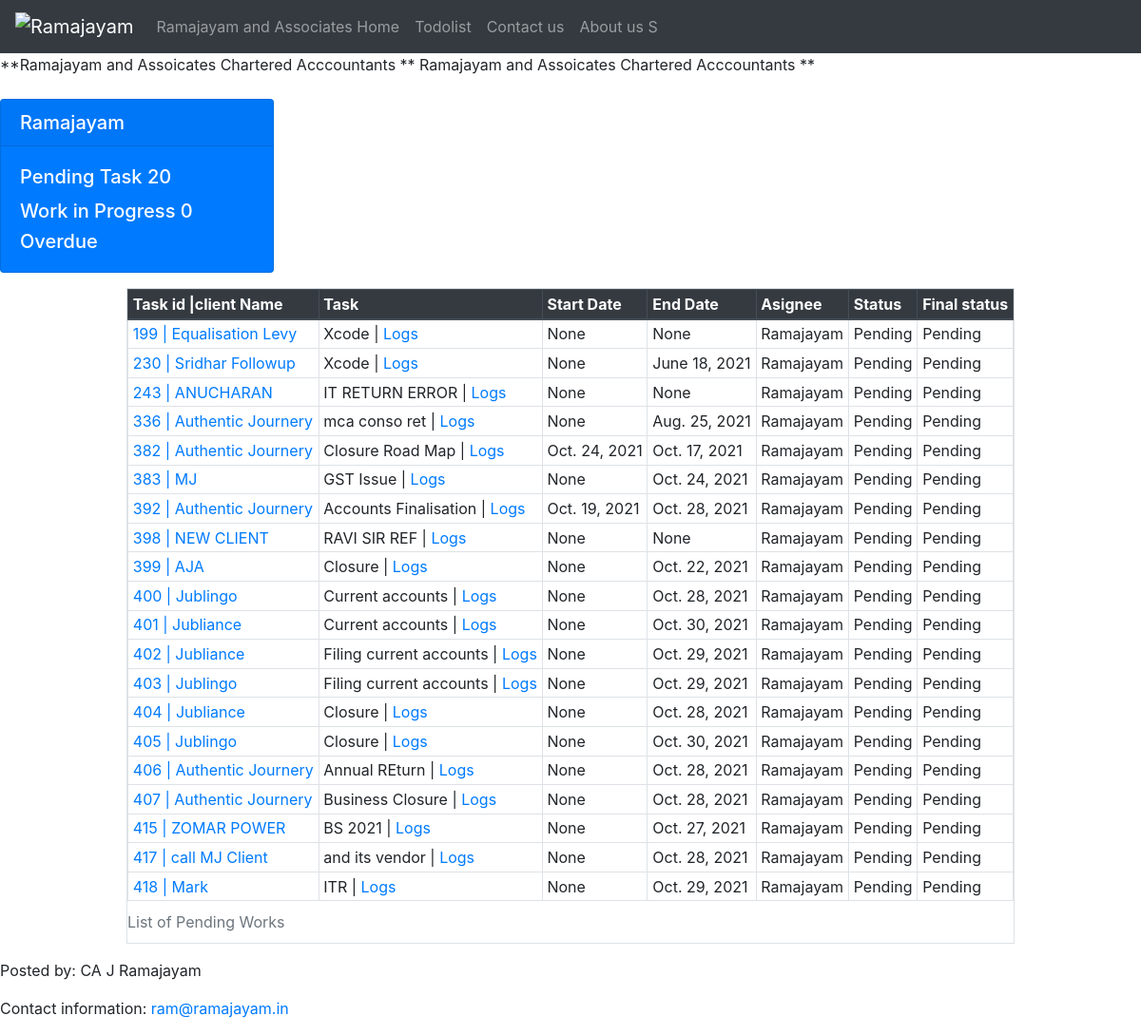
Screenshot of /todolist/ram with the database file from the repository.
### todolist_app/models.py (models this page shows, shortened)
class Tasklist(models.Model):
    clientname= models.CharField(max_length=100,null=True,blank=True)
    task = models.CharField(max_length=100)
    startdate = models.DateField(default=timezone.now, blank=True, null=True)
    enddate = models.DateField(blank=True, null=True)
    assignee = models.CharField(max_length=30)
    status = models.CharField(max_length=30)
    fstatus = models.BooleanField(default=False)

### todolist_app/views.py (the view)
# urls.py: path('ram', views.todolist2, name='todolist2'),
def todolist2(request):
                all_tasks = Tasklist.objects.filter(assignee ='Ramajayam').all()
                countrampending = Tasklist.objects.filter(assignee = 'Ramajayam').filter(status = 'Pending').count()
                countramwip = Tasklist.objects.filter(assignee = 'Ramajayam').filter(status = 'Work in Progress').count()
                context = {
                    'all_tasks': all_tasks,
                    'countrampending': countrampending,
                    'countramwip': countramwip,
                }
                return render(request, 'todolist2.html',context)

### todolist_app/templates/todolist2.html (shortened to what this page needs)
{% extends 'base.html' %}
{% block content %}
    <marquee direction="scroll">**Ramajayam and Assoicates Chartered Acccountants ** Ramajayam and Assoicates Chartered Acccountants ** </marquee>
<br/>
<div class="card-group">
<div class="card text-white bg-primary mb-3" style="max-width: 18rem;">
  <h5  class="card-header">Ramajayam</h5>
  <div class="card-body">
    <h5 class="card-title">Pending Task {{ countrampending }}</h5>
    <h5 class="card-text"> Work in Progress {{ countramwip }}</h5>
    <h5 class="card-text"> Overdue</h5>
  </div>
</div>
</div>
<div class="row justify-content-center">
    <div class="col-auto">
    <table class="table table-bordered table-hover table-sm table-responsive"  >
            <caption>List of Pending Works</caption>
            <thead class="thead-dark">
                <tr>
                    <th scope="col">Task id |client Name</th>
                    <th scope="col">Task</th>
                    <th scope="col">Start Date</th>
                    <th scope="col">End Date</th>
                    <th scope="col">Asignee</th>
                    <th scope="col">Status</th>
                    <th scope="col">Final status</th>
                </tr>
            </thead>
            <tbody>
                {% if all_tasks %}
                    {% for obj in all_tasks %}
                        {% if obj.fstatus %}
                        {% else %}
                            <tr>
                                <td><a href="{% url 'edit_task' obj.id %}">{{ obj.id  }} | {{ obj.clientname  }}</a></td>
                                <td>{{ obj.task  }} | <a href="{% url 'view_task' obj.id %}"> Logs</a> </td>
                                <td>{{ obj.startdate  }}</td>
                                <td>{{ obj.enddate  }}</td>
                                <td>{{ obj.assignee  }}</td>
                                <td>{{ obj.status  }}</td>
                                <td>Pending</td>
                            </tr>
                        {% endif %}
                    {% endfor %}
                {% endif%}
            </tbody>
        </table>
    </div>
  </div>
{% endblock content %}

### rows the page displays
Tasklist: id "199", clientname "Equalisation Levy", task "Xcode", startdate "None", enddate "None", assignee "Ramajayam", status "Pending"
Tasklist: id "230", clientname "Sridhar Followup", task "Xcode", startdate "None", enddate "June 18, 2021", assignee "Ramajayam", status "Pending"
Tasklist: id "243", clientname "ANUCHARAN", task "IT RETURN ERROR", startdate "None", enddate "None", assignee "Ramajayam", status "Pending"
Tasklist: id "336", clientname "Authentic Journery", task "mca conso ret", startdate "None", enddate "Aug. 25, 2021", assignee "Ramajayam", status "Pending"
Tasklist: id "382", clientname "Authentic Journery", task "Closure Road Map", startdate "Oct. 24, 2021", enddate "Oct. 17, 2021", assignee "Ramajayam", status "Pending"
Tasklist: id "383", clientname "MJ", task "GST Issue", startdate "None", enddate "Oct. 24, 2021", assignee "Ramajayam", status "Pending"
Tasklist: id "392", clientname "Authentic Journery", task "Accounts Finalisation", startdate "Oct. 19, 2021", enddate "Oct. 28, 2021", assignee "Ramajayam", status "Pending"
Tasklist: id "398", clientname "NEW CLIENT", task "RAVI SIR REF", startdate "None", enddate "None", assignee "Ramajayam", status "Pending"
Tasklist: id "399", clientname "AJA", task "Closure", startdate "None", enddate "Oct. 22, 2021", assignee "Ramajayam", status "Pending"
Tasklist: id "400", clientname "Jublingo", task "Current accounts", startdate "None", enddate "Oct. 28, 2021", assignee "Ramajayam", status "Pending"
Tasklist: id "401", clientname "Jubliance", task "Current accounts", startdate "None", enddate "Oct. 30, 2021", assignee "Ramajayam", status "Pending"
Tasklist: id "402", clientname "Jubliance", task "Filing current accounts", startdate "None", enddate "Oct. 29, 2021", assignee "Ramajayam", status "Pending"
Tasklist: id "403", clientname "Jublingo", task "Filing current accounts", startdate "None", enddate "Oct. 29, 2021", assignee "Ramajayam", status "Pending"
Tasklist: id "404", clientname "Jubliance", task "Closure", startdate "None", enddate "Oct. 28, 2021", assignee "Ramajayam", status "Pending"
Tasklist: id "405", clientname "Jublingo", task "Closure", startdate "None", enddate "Oct. 30, 2021", assignee "Ramajayam", status "Pending"
Tasklist: id "406", clientname "Authentic Journery", task "Annual REturn", startdate "None", enddate "Oct. 28, 2021", assignee "Ramajayam", status "Pending"
Tasklist: id "407", clientname "Authentic Journery", task "Business Closure", startdate "None", enddate "Oct. 28, 2021", assignee "Ramajayam", status "Pending"
Tasklist: id "415", clientname "ZOMAR POWER", task "BS 2021", startdate "None", enddate "Oct. 27, 2021", assignee "Ramajayam", status "Pending"
Tasklist: id "417", clientname "call MJ Client", task "and its vendor", startdate "None", enddate "Oct. 28, 2021", assignee "Ramajayam", status "Pending"
Tasklist: id "418", clientname "Mark", task "ITR", startdate "None", enddate "Oct. 29, 2021", assignee "Ramajayam", status "Pending"

### other values shown
{{ countrampending }} "20"
{{ countramwip }} "0"
